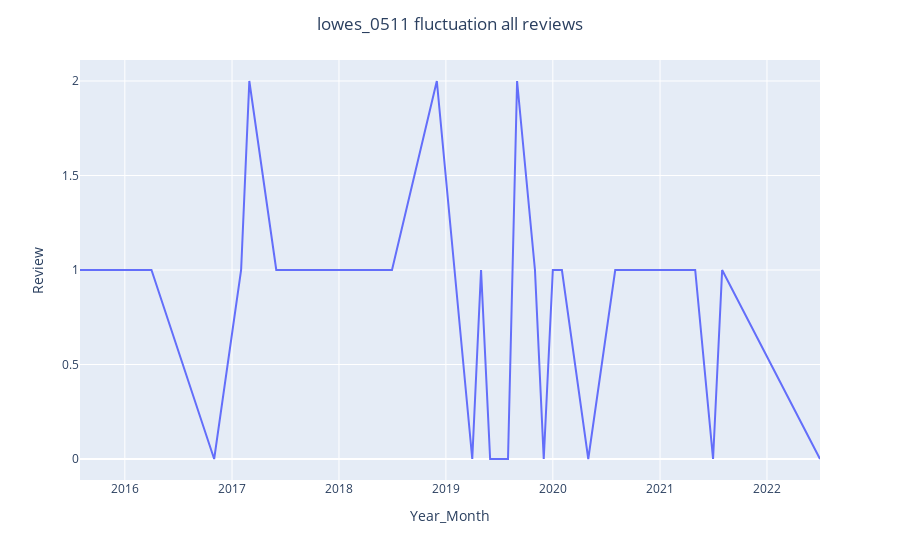

The cell this chart's notebook holds for it:
### Code cell
# new table for visualize the data
daily_reviews_amount = lowes_0511.groupby('Year_Month')['Review'].count().reset_index()

# visualization of the time series 
fig = px.line(daily_reviews_amount, x='Year_Month', y='Review')
fig.update_layout(title_text="lowes_0511 fluctuation all reviews", title_x=0.5)

# Show plot 
fig.show()

### Figure 1 — Plotly figure (JSON) as saved in the notebook; plotly's stock layout.template omitted (floating-point values rounded to 4 significant figures)
{"data": [{"hovertemplate": "Year_Month=%{x}<br>Review=%{y}<extra></extra>", "legendgroup": "", "line": {"color": "#636efa", "dash": "solid"}, "marker": {"symbol": "circle"}, "mode": "lines", "name": "", "orientation": "v", "showlegend": false, "type": "scatter", "x": ["2015-08", "2016-04", "2016-11", "2017-02", "2017-03", "2017-06", "2017-07", "2017-12", "2018-03", "2018-06", "2018-07", "2018-12", "2019-04", "2019-05", "2019-06", "2019-08", "2019-09", "2019-11", "2019-12", "2020-01", "2020-02", "2020-05", "2020-08", "2020-09", "2020-12", "2021-02", "2021-05", "2021-07", "2021-08", "2022-07"], "xaxis": "x", "y": [1, 1, 0, 1, 2, 1, 1, 1, 1, 1, 1, 2, 0, 1, 0, 0, 2, 1, 0, 1, 1, 0, 1, 1, 1, 1, 1, 0, 1, 0], "yaxis": "y"}], "layout": {"legend": {"tracegroupgap": 0}, "margin": {"t": 60}, "title": {"text": "lowes_0511 fluctuation all reviews", "x": 0.5}, "xaxis": {"anchor": "y", "domain": [0, 1], "title": {"text": "Year_Month"}}, "yaxis": {"anchor": "x", "domain": [0, 1], "title": {"text": "Review"}}}}
